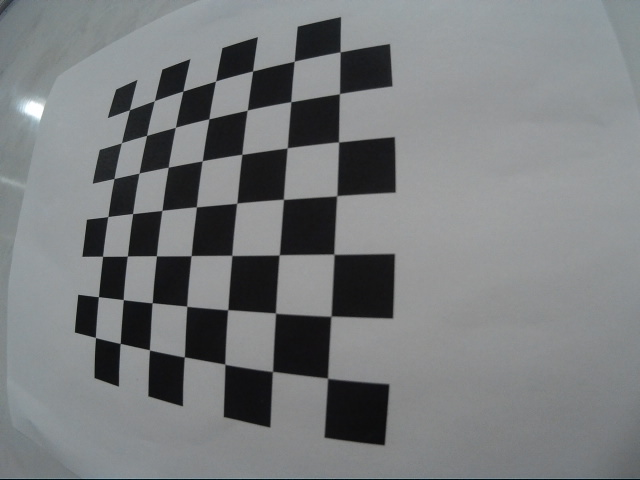
#> input picture camera_cal/23290021.JPG, 640 x 480 px
$ jupyter execute --allow-errors Try_Lane_Line_Detection.ipynb
#> lines starting #> are read from the running program, lines starting #| are printed output that depends on the picture; after the words box and inside, x2 and y2 are one past the last pixel; in counts of white or black regions, pixels touching at a corner belong together
## Find Chessboard Corners
Here, you are going to use **cv2.findChessboardCorners()** and **cv2.drawChessboardCorners** to find the inner corners of a chessboard.

You need to enter the number of inside corners of the chessboard and make the appropriate opencv function calls.

[cell 1]
import numpy as np
import cv2
import matplotlib.pyplot as plt
import matplotlib.image as mpimg
import glob

nx = 0#TODO: enter the number of inside corners in x
ny = 0#TODO: enter the number of inside corners in y

# All chessboard images are in the camera_cal folder
# Feel free to change the image path below
# However, be aware that opencv cannot find the chessboard corners for all of our chessboard images
image_path = 'camera_cal/23290021.JPG' # change the file path here
image = cv2.imread(image_path)
#> image is the input picture: shape (480, 640, 3); mean B, G, R 125.7, 124, 121.4

# Convert to grayscale
gray = cv2.cvtColor(image, cv2.COLOR_BGR2GRAY)
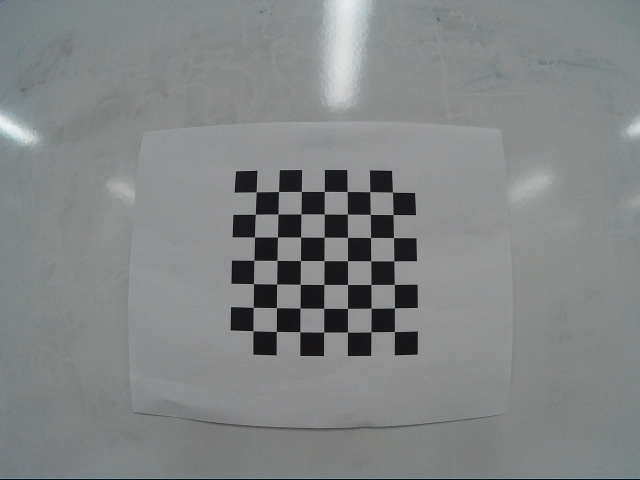
#> input picture camera_cal/23290020.JPG, 640 x 480 px
#> further down, image is the input picture: shape (480, 640, 3); mean B, G, R 133.6, 133.1, 130.1

# TODO: Call cv2.findChessboardCorners() below
#> (the rest of this cell did not finish here and is left out)

## Correct for distortion
In this section, you will use **cv2.calibrateCamera** to calibrate your camera and **cv2.undistort** to undistort your chessboard image. You will also need to use the opencv functions you used in the previous section to help visualize your results.

In order to calibrate your camera, you will need a minimum of 20 chessboard images taken at different distances and angles. We have provided you with 28. You need to define your object points, which which are the locations of the inner chesboard corners in real 3-D (x, y, z) space, and your image points, which are the locations of the inner chessboard corners in pixel space. These are respectively defined as ```objpoints``` and ```imgpoints``` in the code.
.

The final result will show you all the chessboard images with corners drawn and all the chessboard images before and after undistortion.

Note: The code won't run unless you sucessfully fill out all the TODO's

[cell 2]
import pickle
import cv2
import numpy as np
import matplotlib.pyplot as plt
import matplotlib.image as mpimg

image_paths = glob.glob('camera_cal/*.JPG') # list of image paths
num_image_paths = len(image_paths) # number of image_paths

"""
prepare object points:
[[0,0,0],
 [1,0,0],
 [2,0,0],
 ......,
 [7,7,0]
"""
objp = np.zeros((ny*nx,3),np.float32)
objp[:,:2] = np.mgrid[0:nx,0:ny].T.reshape(-1,2) # one set of object points

# Lists to store object points and image points from all images
objpoints = [] # 3d points in real world space
imgpoints = [] # 2d points in image space

f, axs = plt.subplots(num_image_paths//4+1,4,figsize=(10,15))
axs = axs.ravel()

# TODO: Iterate through list of images and draw chessboard corners on image
# We've given you the skeleton of how to do this
#> (the rest of this cell did not finish here and is left out)

## Apply Perspective Transformation

Here you are going to apply a perspective transformation to get the birds-eye view of the lane lines. This is helpful because it cuts out a lot of unnecessary information in the image and makes it easier to fit a best-fit line to the lane lines.

To apply this transformation you need to define four source points and four destination points. The source points define the region of interest which you would like to transform.  The four points must define a closed polygon. The destination points are the respective locations of the source points for the transformed perspective.

It's generally a good idea to make your source points define a trapezoid in the lower half of the image, which captures the lane lines. Then define a square or rectange for the destination points. Play around with different combinations until you get a result you like.

[cell 3]
# Draws viewing window onto copy of image
def draw_viewing_window(image,viewing_window):
    image_copy = np.copy(image)
    for line in viewing_window:
        for x1,y1,x2,y2 in line:
            cv2.line(image_copy,(x1,y1),(x2,y2),(0,255,0),5)

    return image_copy

# Makes the viewwing window which is used by draw_viewing_window()
def make_viewing_window(bottom_left,top_left,top_right,bottom_right):
    left_line = np.array([[bottom_left[0],bottom_left[1],top_left[0],top_left[1]]])
    top_line = np.array([[top_left[0],top_left[1],top_right[0],top_right[1]]])
    right_line = np.array([[top_right[0],top_right[1],bottom_right[0],bottom_right[1]]])
    bottom_line = np.array([[bottom_right[0],bottom_right[1],bottom_left[0],bottom_left[1]]])
    viewing_window = [left_line,top_line,right_line,bottom_line]

    return viewing_window

image_path = "test_images/test5.jpg"
image = cv2.imread(image_path)
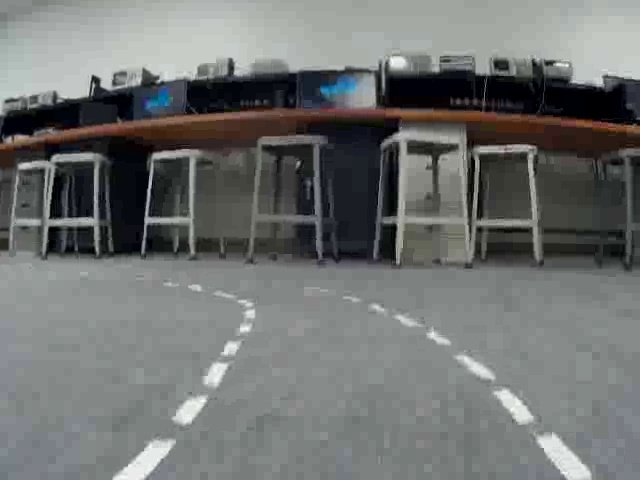
#> input picture test_images/test5.jpg, 640 x 480 px
#> image is the input picture: shape (480, 640, 3); mean B, G, R 112.7, 113.8, 111.6

# TODO: Fix the souce points
src_bottom_left = [100,780]
src_top_left = [125,300]
src_top_right = [550,300]
src_bottom_right = [690,480]
source_points = np.float32([src_bottom_left,src_top_left,src_top_right,
                 src_bottom_right])

# TODO: Fix the destination points
dest_bottom_left = [0,400]
dest_top_left = [1000,200]
dest_top_right = [10,70]
dest_bottom_right = [700,330]
dest_points = np.float32([dest_bottom_left,dest_top_left,dest_top_right,
                          dest_bottom_right])


M = cv2.getPerspectiveTransform(source_points,dest_points) # get the perspective matrix
img_size = (image.shape[1],image.shape[0])
#> img_size = (640, 480)
birds_eye_image = cv2.warpPerspective(image, M, img_size,
                                      flags=cv2.INTER_LINEAR) # appply perspective transformation
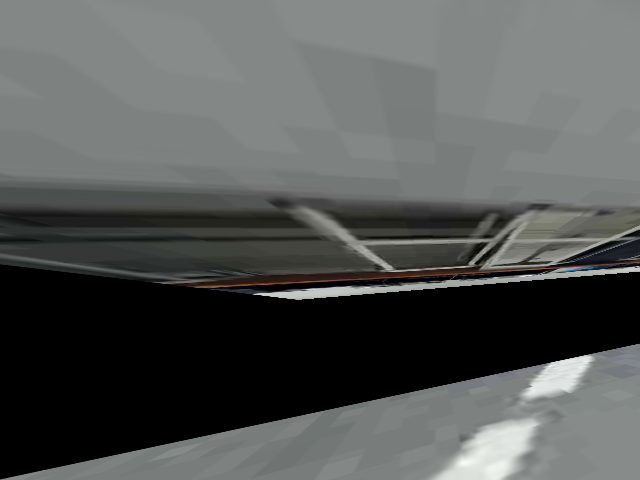
#> birds_eye_image: shape (480, 640, 3); mean B, G, R 85.7, 86.9, 84.5

src_viewing_window = make_viewing_window(src_bottom_left,src_top_left,src_top_right,src_bottom_right)
dest_viewing_window = make_viewing_window(dest_bottom_left,dest_top_left,dest_top_right,dest_bottom_right)

src_image_copy = draw_viewing_window(image,src_viewing_window) # draw source points
#> after the loop in draw_viewing_window, `for line in viewing_window:`:
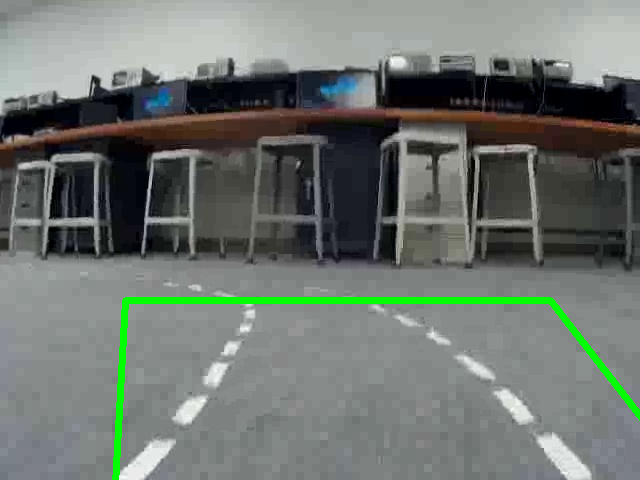
#> image_copy: shape (480, 640, 3); 1.71% of pixels changed, all inside (x1, y1, x2, y2) = (112, 297, 640, 480)
dest_image_copy = draw_viewing_window(birds_eye_image,dest_viewing_window) # draw destination points
#> after the loop in draw_viewing_window (call 2), `for line in viewing_window:`:
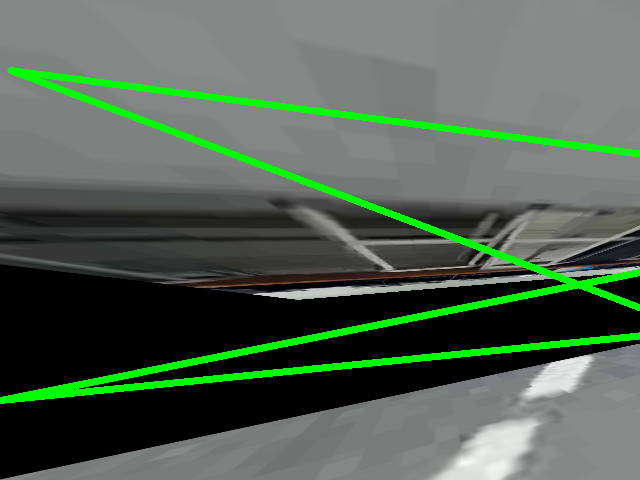
#> image_copy: shape (480, 640, 3); 5.75% of pixels changed, all inside (x1, y1, x2, y2) = (0, 67, 640, 404)

# Display Results
f, axs = plt.subplots(1,2,figsize=(10,5))
axs = axs.ravel()
axs[0].imshow(src_image_copy)
axs[0].set_title('original')
axs[1].imshow(dest_image_copy)
axs[1].set_title('birds-eye view')
#> figure, not shown here; B, G, R data is drawn as R, G, B

## Apply Color and Gradient Thresholdss

[cell 4]
# Applies sobel algorithm with respect to x or y axis with thresholded gradient
def abs_sobel_thresh(img, orient='x', sobel_kernel=7, thresh_min=0, thresh_max=255):


    # Convert to gray-scale
#> called with orient = 'x', sobel_kernel = 7, thresh_min = 40, thresh_max = 100
    gray = cv2.cvtColor(img, cv2.COLOR_RGB2GRAY)
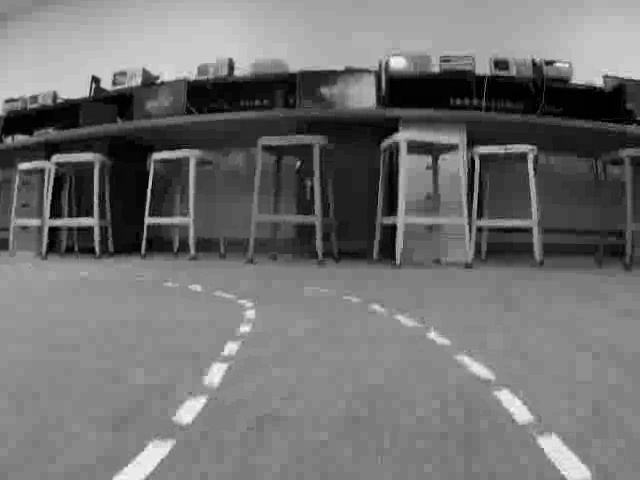
#> gray: shape (480, 640); min 0, max 255, mean 113.1

    # Take derivative
    if (orient == 'x'):
        # TODO: Take gradient with respect to x
        sobel = None
    else:
        # TODO: Take gradient with respect to y
        sobel = None

    # Take absolute value of derivative
    abs_sobel = np.absolute(sobel)

    # Convert to 8-bit image (0 - 255)
    scaled_sobel = np.uint8(255*abs_sobel/np.max(abs_sobel))
    # Make copy of scaled_sobel with all zeros
    sobel_binary = np.zeros_like(scaled_sobel)
    # Make all pixels within threshold range a value of 1
    # Keep all other pixels as 0
    sobel_binary[(scaled_sobel >= thresh_min) & (scaled_sobel <= thresh_max)] = 1
    binary_output = sobel_binary
    # binary_output = np.copy(img) # Remove this line
    return binary_output

# Function that applies Sobel x and y,
# then computes the magnitude of the gradient
# and applies a threshold
# [48 lines left out: functions sobel_mag_thresh, dir_threshold, not called in this run]

image_path = "test_images/test5.jpg"
image = cv2.imread(image_path)

f, axs =plt.subplots(2, 2, figsize=(10, 10))
axs = axs.ravel()

#> (the rest of this cell did not finish here and is left out)
